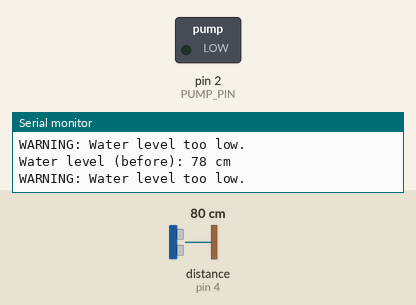
Recording of a sketch running on a simulated Arduino Uno, built with avr-gcc and run on an emulated ATmega328P. Shown: switched loads named in the sketch (green lamp = pin HIGH), the last lines printed to the serial monitor. Wiring (inferred from the names in the program): ultrasonic range finder: trigger pin 3; echo pin 4. The inputs (shaded band) are chosen by the test bench; at power-on: distance to the obstacle (sensor on pin 4) 80 cm. The echo pulse lasts 58.3 µs per cm; pins used as bus, display or sensor lines are not drawn.

Above: at 6.8 s.
6.9 s: distance to the obstacle (sensor on pin 4) set to 18 cm
11.3 s: distance to the obstacle (sensor on pin 4) set to 15 cm
At 13.1 s:
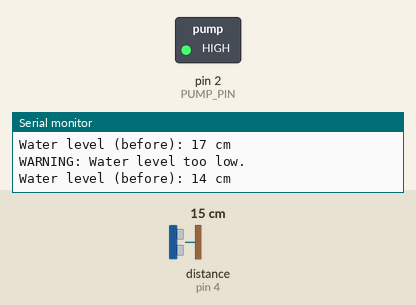
16.5 s: distance to the obstacle (sensor on pin 4) set to 35 cm
At 17.4 s:
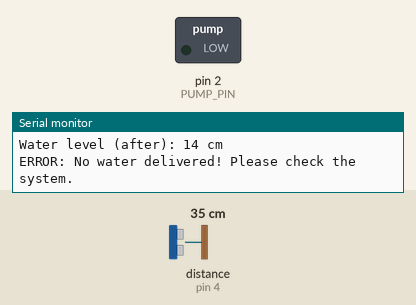
20.9 s: distance to the obstacle (sensor on pin 4) set to 2 cm
At 23.4 s:
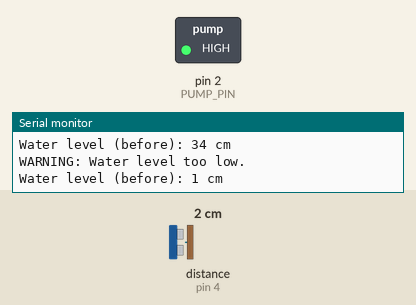
Timing chart, 0 to 27.5 s (numbered marks = the images above; inputs shaded):
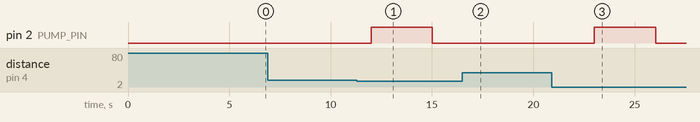

Measured:
- the behaviour switches between 17 and 16 cm on distance to the obstacle (sensor on pin 4) (found by bisection; images 0 and 1)
- after the input at 11.3 s, pin 2 (PUMP_PIN): LOW → HIGH after 0.70 s, → LOW 3.0 s later
- after the input at 16.5 s, pin 2 (PUMP_PIN): stays LOW (without the input it goes to HIGH after 3.5 s)
- after the input at 20.9 s, pin 2 (PUMP_PIN): LOW → HIGH after 2.1 s, → LOW 3.0 s later

The sketch:

fehlererkennungPumpe.ino
```cpp
/**
 * @file fehlererkennungPumpe.ino
 * @brief Control of the COMET pump with water level monitoring and delivery verification.
 *
 * Detects whether water is actually being pumped while the pump is running
 * (e.g., due to air intake, blockage, or dry running).
 */

const int PUMP_PIN = 2;
const int TRIG_PIN = 3;
const int ECHO_PIN = 4;

const int MIN_WATER_LEVEL_CM = 15;       ///< Minimum water level required to start the pump
const int DELIVERY_TOLERANCE_CM = 1;     ///< Minimum level change expected during pumping
const unsigned long MEASUREMENT_INTERVAL = 3000;
const unsigned long DELIVERY_TEST_TIME = 3000; ///< Max time allowed for pump test

unsigned long lastMeasurementTime = 0;
bool pumpIsRunning = false;

/**
 * @brief Initializes the GPIO pins and serial communication.
 */
void setup() {
  pinMode(PUMP_PIN, OUTPUT);
  pinMode(TRIG_PIN, OUTPUT);
  pinMode(ECHO_PIN, INPUT);
  stopPump();

  Serial.begin(9600);
  while (!Serial);
  Serial.println("System start with error monitoring.");
}

/**
 * @brief Main loop that checks water level and verifies pump delivery.
 */
void loop() {
  if (millis() - lastMeasurementTime >= MEASUREMENT_INTERVAL) {
    lastMeasurementTime = millis();

    int levelBefore = measureWaterLevel();
    Serial.print("Water level (before): ");
    Serial.print(levelBefore);
    Serial.println(" cm");

    if (levelBefore > MIN_WATER_LEVEL_CM) {
      Serial.println("WARNING: Water level too low.");
      stopPump();
      return;
    }

    // Start pump and allow test run
    startPump();
    delay(DELIVERY_TEST_TIME);

    int levelAfter = measureWaterLevel();
    Serial.print("Water level (after): ");
    Serial.print(levelAfter);
    Serial.println(" cm");

    // Check for significant change in water level
    if (abs(levelAfter - levelBefore) < DELIVERY_TOLERANCE_CM) {
      Serial.println("ERROR: No water delivered! Please check the system.");
      stopPump();
    } else {
      Serial.println("Pump is operating correctly.");
    }

    delay(5000); // Pause before next cycle
  }
}

/**
 * @brief Measures the distance to the water surface using the HC-SR04 ultrasonic sensor.
 * @return Distance in centimeters.
 */
int measureWaterLevel() {
  digitalWrite(TRIG_PIN, LOW);
  delayMicroseconds(2);
  digitalWrite(TRIG_PIN, HIGH);
  delayMicroseconds(10);
  digitalWrite(TRIG_PIN, LOW);

  long duration = pulseIn(ECHO_PIN, HIGH, 30000); // Timeout: 30ms
  if (duration == 0) return 999; // Sensor error

  int distance = duration * 0.034 / 2;
  return distance;
}

/**
 * @brief Turns on the pump by setting the control pin HIGH.
 */
void startPump() {
  digitalWrite(PUMP_PIN, HIGH);
  pumpIsRunning = true;
}

/**
 * @brief Turns off the pump by setting the control pin LOW.
 */
void stopPump() {
  digitalWrite(PUMP_PIN, LOW);
  pumpIsRunning = false;
}
```
